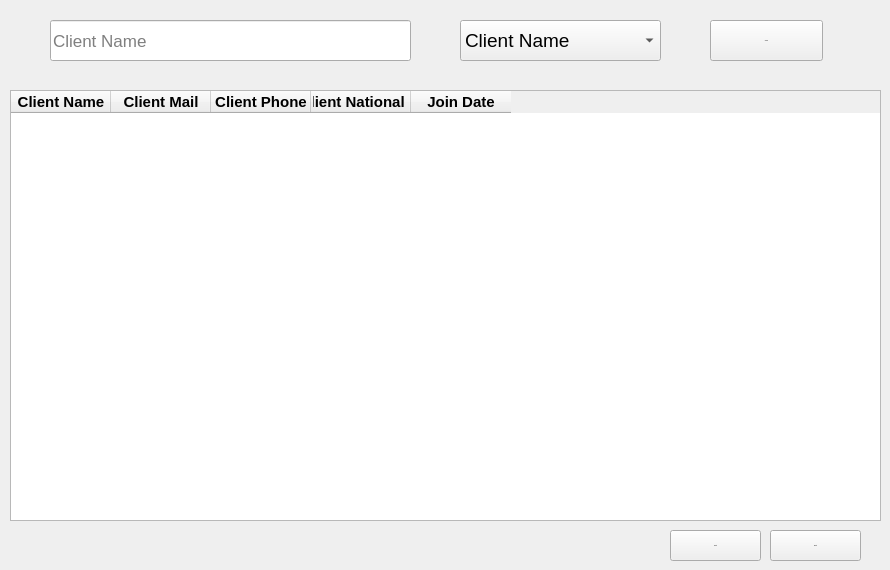
      <widget class="QWidget" name="tab_20">
       <attribute name="title">
        <string>All Clients</string>
       </attribute>
       <widget class="QTableWidget" name="tableWidget_8">
        <property name="geometry">
         <rect>
          <x>10</x>
          <y>90</y>
          <width>871</width>
          <height>431</height>
         </rect>
        </property>
        <property name="font">
         <font>
          <family>Segoe UI</family>
          <pointsize>12</pointsize>
          <weight>75</weight>
          <bold>true</bold>
         </font>
        </property>
        <column>
         <property name="text">
          <string>Client Name</string>
         </property>
         <property name="font">
          <font>
           <pointsize>11</pointsize>
          </font>
         </property>
        </column>
        <column>
         <property name="text">
          <string>Client Mail</string>
         </property>
         <property name="font">
          <font>
           <pointsize>11</pointsize>
          </font>
         </property>
        </column>
        <column>
         <property name="text">
          <string>Client Phone</string>
         </property>
         <property name="font">
          <font>
           <pointsize>11</pointsize>
          </font>
         </property>
        </column>
        <column>
         <property name="text">
          <string>Client National Id</string>
         </property>
         <property name="font">
          <font>
           <pointsize>11</pointsize>
          </font>
         </property>
        </column>
        <column>
         <property name="text">
          <string>Join Date</string>
         </property>
         <property name="font">
          <font>
           <pointsize>11</pointsize>
          </font>
         </property>
        </column>
       </widget>
       <widget class="QLineEdit" name="lineEdit_44">
        <property name="geometry">
         <rect>
          <x>50</x>
          <y>20</y>
          <width>361</width>
          <height>41</height>
         </rect>
        </property>
        <property name="font">
         <font>
          <family>Segoe UI</family>
          <pointsize>13</pointsize>
         </font>
        </property>
        <property name="placeholderText">
         <string>Client Name</string>
        </property>
       </widget>
       <widget class="QPushButton" name="pushButton_31">
        <property name="geometry">
         <rect>
          <x>710</x>
          <y>20</y>
          <width>113</width>
          <height>41</height>
         </rect>
        </property>
        <property name="font">
         <font>
          <family>Segoe UI</family>
          <pointsize>-1</pointsize>
          <weight>50</weight>
          <bold>false</bold>
         </font>
        </property>
        <property name="text">
         <string>Search</string>
        </property>
       </widget>
       <widget class="QComboBox" name="comboBox_31">
        <property name="geometry">
         <rect>
          <x>460</x>
          <y>20</y>
          <width>201</width>
          <height>41</height>
         </rect>
        </property>
        <property name="font">
         <font>
          <family>Segoe UI</family>
          <pointsize>14</pointsize>
         </font>
        </property>
        <item>
         <property name="text">
          <string>Client Name</string>
         </property>
        </item>
        <item>
         <property name="text">
          <string>Client Mail</string>
         </property>
        </item>
        <item>
         <property name="text">
          <string>Client  Phone</string>
         </property>
        </item>
        <item>
         <property name="text">
          <string>Client National Id</string>
         </property>
        </item>
       </widget>
       <widget class="QPushButton" name="pushButton_47">
        <property name="geometry">
         <rect>
          <x>770</x>
          <y>530</y>
          <width>91</width>
          <height>31</height>
         </rect>
        </property>
        <property name="font">
         <font>
          <family>Segoe UI</family>
          <pointsize>-1</pointsize>
          <weight>50</weight>
          <bold>false</bold>
         </font>
        </property>
        <property name="text">
         <string>Export</string>
        </property>
       </widget>
       <widget class="QPushButton" name="pushButton_48">
        <property name="geometry">
         <rect>
          <x>670</x>
          <y>530</y>
          <width>91</width>
          <height>31</height>
         </rect>
        </property>
        <property name="font">
         <font>
          <family>Segoe UI</family>
          <pointsize>-1</pointsize>
          <weight>50</weight>
          <bold>false</bold>
         </font>
        </property>
        <property name="text">
         <string>Import</string>
        </property>
       </widget>
      </widget>
